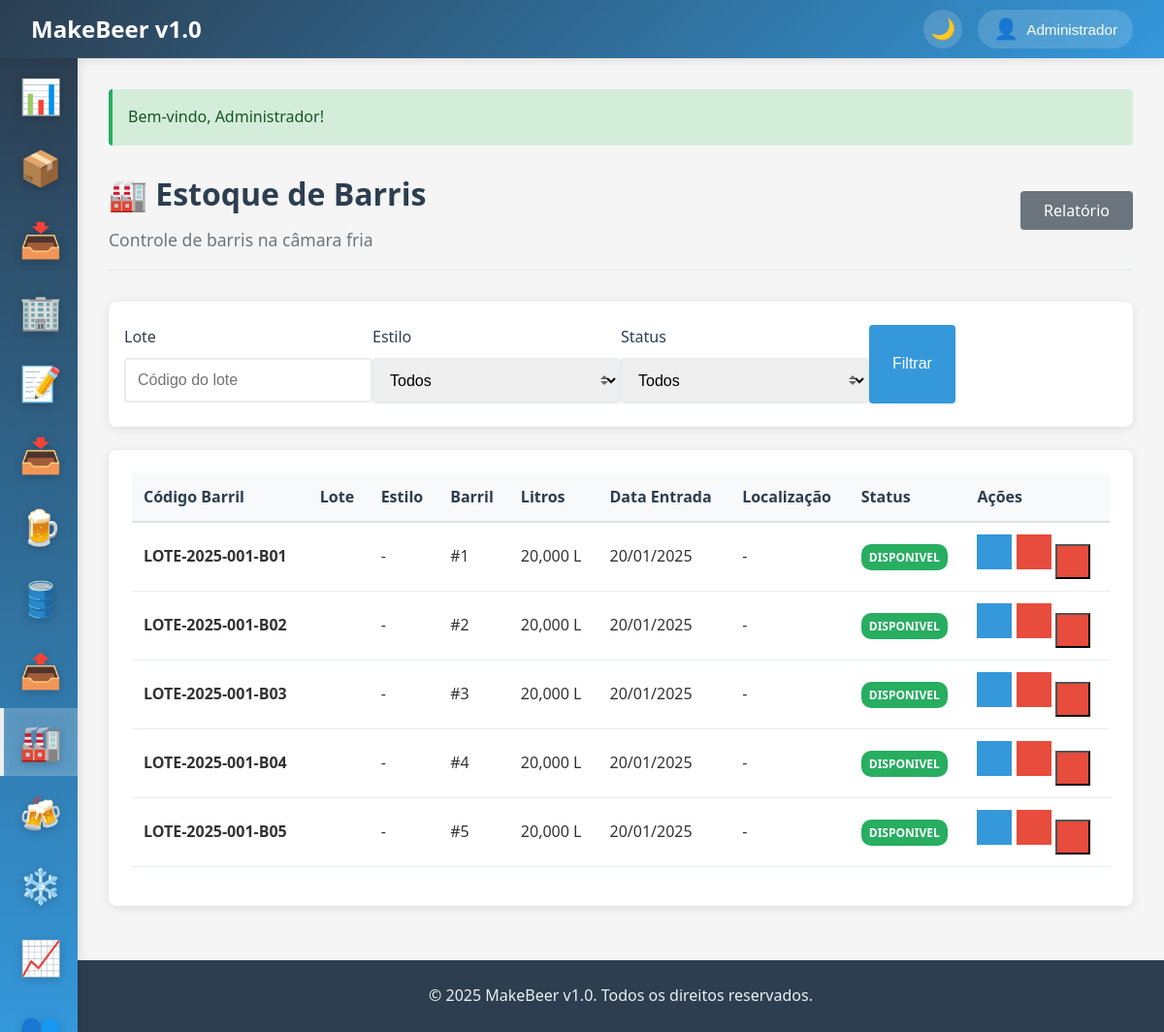
Screenshot of /estoque (signed in) with the database file from the repository.
### tables this page shows
CREATE TABLE IF NOT EXISTS estoque_barris (
    id INT AUTO_INCREMENT PRIMARY KEY,
    barril_fisico_id INT NULL COMMENT 'Referência opcional ao catálogo de barris físicos',
    envase_id INT NOT NULL,
    lote_codigo VARCHAR(50) NOT NULL,
    numero_barril INT NOT NULL,
    codigo_barril VARCHAR(50) NOT NULL,
    estilo VARCHAR(100),
    quantidade_litros DECIMAL(10,2) NOT NULL,
    data_entrada DATE NOT NULL,
    status ENUM('disponivel', 'reservado', 'em_processo', 'baixado') NOT NULL DEFAULT 'disponivel',
    localizacao VARCHAR(255),
    temperatura_armazenamento DECIMAL(5,2),
    observacoes TEXT,
    created_at TIMESTAMP DEFAULT CURRENT_TIMESTAMP,
    updated_at TIMESTAMP DEFAULT CURRENT_TIMESTAMP ON UPDATE CURRENT_TIMESTAMP,
    FOREIGN KEY (envase_id) REFERENCES envases(id) ON DELETE CASCADE,
    INDEX idx_barril_fisico (barril_fisico_id),
    INDEX idx_envase (envase_id),
    INDEX idx_lote (lote_codigo),
    INDEX idx_status (status),
    INDEX idx_codigo_barril (codigo_barril)
);

### app/controllers/BaseController.php (called while the page is built, shortened)
<?php
class BaseController {
    protected function view($view, $data = []) {
        extract($data);
        $viewPath = __DIR__ . '/../views/' . $view . '.php';
        require_once $viewPath;
    }
    protected function getGet($key, $default = '') {
        if (!isset($_GET[$key])) {
            return $default;
        }
        return trim($_GET[$key]);
    }
}
?>

### app/controllers/EstoqueController.php (called while the page is built, shortened)
<?php
require_once 'BaseController.php';
class EstoqueController extends BaseController {
    private $model;
    public function __construct() {
        $this->model = new EstoqueBarril();
    }
    public function index() {
        $filtros = [
            'lote_codigo' => $this->getGet('lote'),
            'estilo' => $this->getGet('estilo'),
            'status' => $this->getGet('status'),
            'localizacao' => $this->getGet('localizacao')
        ];
        $filtros = array_filter($filtros);
        $estoqueBarris = !empty($filtros)
            ? $this->model->buscar($filtros)
            : $this->model->getDisponiveis();
        $estilos = $this->model->getLitrosPorEstilo();
        $this->view('estoque/index', [
            'estoque' => $estoqueBarris,
            'filtros' => $filtros,
            'estilos' => $estilos
        ]);
    }
}
?>

### app/config/database.php (called while the page is built, shortened)
<?php
class Database {
    private static $instance = null;
    private $connection;
    private function __construct() {
        try {
            $dsn = "mysql:host=" . DB_HOST . ";dbname=" . DB_NAME . ";charset=" . DB_CHARSET;
            $options = [
                PDO::ATTR_ERRMODE => PDO::ERRMODE_EXCEPTION,
                PDO::ATTR_DEFAULT_FETCH_MODE => PDO::FETCH_ASSOC,
                PDO::ATTR_EMULATE_PREPARES => false,
            ];
            $this->connection = new PDO($dsn, DB_USER, DB_PASS, $options);
        } catch (PDOException $e) {
            die("Erro na conexão com o banco de dados: " . $e->getMessage());
        }
    }
    public static function getInstance() {
        if (self::$instance === null) {
            self::$instance = new self();
        }
        return self::$instance;
    }
    public function query($sql, $params = []) {
        try {
            $stmt = $this->connection->prepare($sql);
            $stmt->execute($params);
            return $stmt;
        } catch (PDOException $e) {
            error_log("Erro na query: " . $e->getMessage());
            throw $e;
        }
    }
    public function fetchAll($sql, $params = []) {
        $stmt = $this->query($sql, $params);
        return $stmt->fetchAll();
    }
}
?>

### app/models/EstoqueBarril.php (called while the page is built, shortened)
<?php
require_once 'BaseModel.php';
class EstoqueBarril extends BaseModel {
    protected $table = 'estoque_barris';
    public function getDisponiveis() {
        $sql = "SELECT * FROM {$this->table}
                WHERE status = 'disponivel'
                ORDER BY data_entrada ASC";
        return $this->db->fetchAll($sql);
    }
}
?>

### app/models/BaseModel.php (called while the page is built, shortened)
<?php
abstract class BaseModel {
    public function __construct() {
        $this->db = Database::getInstance();
    }
}
?>

### app/helpers/functions.php (called while the page is built, shortened)
<?php
function formatDate($date, $format = 'd/m/Y') {
    return date($format, strtotime($date));
}
function formatQuantity($quantity, $unit = 'un') {
    $quantity = floatval($quantity);
    switch ($unit) {
        case 'kg':
        case 'l':
        case 'L':
            return number_format($quantity, 3, ',', '.') . ' ' . $unit;
    }
}
?>

### app/views/estoque/index.php (the view, shortened to what this page needs)
<?php
require_once __DIR__ . '/../layouts/header.php';
?>
<div class="page-header">
    <div class="d-flex justify-content-between align-items-center">
        <div>
            <h1 class="page-title">🏭 Estoque de Barris</h1>
            <p class="page-subtitle">Controle de barris na câmara fria</p>
        </div>
        <div>
            <a href="/estoque/relatorio" class="btn btn-secondary">
                <?= icon('relatorios', '', 18) ?> Relatório
            </a>
        </div>
    </div>
</div>
<div class="card mb-3">
    <div class="card-body">
        <form method="GET" action="/estoque" class="row">
            <div class="col-3">
                <label class="form-label">Lote</label>
                <input type="text" name="lote" class="form-control" value="<?= htmlspecialchars($filtros['lote_codigo'] ?? '') ?>" placeholder="Código do lote">
            </div>
            <div class="col-3">
                <label class="form-label">Estilo</label>
                <select name="estilo" class="form-control form-select">
                    <option value="">Todos</option>
                </select>
            </div>
            <div class="col-3">
                <label class="form-label">Status</label>
                <select name="status" class="form-control form-select">
                    <option value="">Todos</option>
                </select>
            </div>
            <div class="col-3 d-flex align-items-end">
                <button type="submit" class="btn btn-primary w-100"><?= icon('filter', '', 18) ?> Filtrar</button>
            </div>
        </form>
    </div>
</div>
<div class="card">
    <div class="card-body">
        <?php if (empty($estoque)): ?>
            <p class="text-center">Nenhum barril em estoque.</p>
        <?php else: ?>
            <table class="table">
                <thead>
                    <tr>
                        <th>Código Barril</th>
                        <th>Lote</th>
                        <th>Estilo</th>
                        <th>Barril</th>
                        <th>Litros</th>
                        <th>Data Entrada</th>
                        <th>Localização</th>
                        <th>Status</th>
                        <th>Ações</th>
                    </tr>
                </thead>
                <tbody>
                    <?php foreach ($estoque as $item): ?>
                        <tr>
                            <td><strong><?= htmlspecialchars($item['codigo_barril']) ?></strong></td>
                            <td><?= htmlspecialchars($item['lote_codigo']) ?></td>
                            <td><?= htmlspecialchars($item['estilo'] ?? '-') ?></td>
                            <td>#<?= $item['numero_barril'] ?></td>
                            <td><?= formatQuantity($item['quantidade_litros'], 'L') ?></td>
                            <td><?= formatDate($item['data_entrada']) ?></td>
                            <td><?= htmlspecialchars($item['localizacao'] ?? '-') ?></td>
                            <td>
                                <span class="badge badge-<?= $item['status'] === 'disponivel' ? 'success' : 'warning' ?>">
                                    <?= ucfirst($item['status']) ?>
                                </span>
                            </td>
                            <td>
                                <?= iconButton('view', '/estoque/viewEstoque?id=' . $item['id'], 'primary', 'Visualizar') ?>
                                <?php if ($item['status'] === 'disponivel'): ?>
                                    <a href="/saidabarril/create?estoque_barril_id=<?= $item['id'] ?>" class="btn-icon btn-danger" data-tooltip="Dar Baixa">
                                    </a>
                                    <form method="POST" action="/estoque/delete" style="display: inline;" onsubmit="return confirm('Tem certeza que deseja excluir este barril? Esta ação não pode ser desfeita.')">
                                        <button type="submit" class="btn-icon btn-danger" data-tooltip="Excluir">
                                        </button>
                                    </form>
                                <?php endif; ?>
                            </td>
                        </tr>
                    <?php endforeach; ?>
                </tbody>
            </table>
        <?php endif; ?>
    </div>
</div>
<?php require_once __DIR__ . '/../layouts/footer.php'; ?>

### app/views/layouts/icons.php (shortened to what this page needs)
<?php
if (!function_exists('icon')) {
function icon($name, $class = '', $size = 20) {
    return $icons[$name] ?? '';
}
}
if (!function_exists('iconButton')) {
function iconButton($icon, $href, $color = 'primary', $tooltip = '', $size = 18) {
    $tooltipAttr = $tooltip ? 'data-tooltip="' . htmlspecialchars($tooltip) . '"' : '';
    return '<a href="' . htmlspecialchars($href) . '" class="btn-icon btn-' . $color . '" ' . $tooltipAttr . '>' . icon($icon, '', $size) . '</a>';
}
}
?>

### public/css/style.css (style rules this page uses)
* { margin: 0; padding: 0; box-sizing: border-box; }
body { font-family: 'Segoe UI', Tahoma, Geneva, Verdana, sans-serif; background-color: #f5f5f5; color: #333; line-height: 1.6; overflow-x: hidden; }
.page-header { margin-bottom: 2rem; padding-bottom: 1rem; border-bottom: 2px solid #e9ecef; }
.page-title { font-size: 2rem; color: #2c3e50; margin-bottom: 0.5rem; }
.page-subtitle { color: #6c757d; font-size: 1.1rem; }
.card { background: white; border-radius: 8px; box-shadow: 0 2px 10px rgba(0, 0, 0, 0.1); margin-bottom: 1.5rem; overflow: hidden; }
.card-body { padding: 1.5rem; }
.form-label { display: block; margin-bottom: 0.5rem; font-weight: 500; color: #2c3e50; }
.form-control { width: 100%; padding: 0.75rem; border: 2px solid #e9ecef; border-radius: 4px; font-size: 1rem; transition: border-color 0.3s ease; }
.form-select { background-repeat: no-repeat; background-position: right 0.7rem center; background-size: 8px 10px; padding-right: 2.5rem; }
.btn { display: inline-block; padding: 0.75rem 1.5rem; border: none; border-radius: 4px; font-size: 1rem; font-weight: 500; text-decoration: none; text-align: center; cursor: pointer; transition: all 0.3s ease; line-height: 1; }
.btn-primary { background: #3498db; color: white; }
.btn-secondary { background: #6c757d; color: white; }
.btn-danger { background: #e74c3c; color: white; }
.btn-icon { display: inline-flex; align-items: center; justify-content: center; padding: 0.5rem; min-width: 36px; min-height: 36px; }
.table { width: 100%; border-collapse: collapse; margin-bottom: 1rem; }
.table th, .table td { padding: 0.75rem; text-align: left; border-bottom: 1px solid #e9ecef; }
.table th { background: #f8f9fa; font-weight: 600; color: #2c3e50; border-bottom: 2px solid #dee2e6; }
.badge { display: inline-block; padding: 0.25rem 0.5rem; font-size: 0.75rem; font-weight: 600; border-radius: 10px; text-transform: uppercase; }
.badge-success { background: #27ae60; color: white; }
.mb-3 { margin-bottom: 1.5rem; }
.d-flex { display: flex; }
.justify-content-between { justify-content: space-between; }
.align-items-center { align-items: center; }
.row { display: flex; flex-wrap: wrap; margin: 0 -0.5rem; }
.col-3 { flex: 0 0 25%; max-width: 25%; }

### rows the page displays
estoque_barris: codigo_barril "LOTE-2025-001-B01", estilo "-", numero_barril "1", quantidade_litros "20,000 L", data_entrada "20/01/2025", localizacao "-", status "DISPONIVEL"
estoque_barris: codigo_barril "LOTE-2025-001-B02", estilo "-", numero_barril "2", quantidade_litros "20,000 L", data_entrada "20/01/2025", localizacao "-", status "DISPONIVEL"
estoque_barris: codigo_barril "LOTE-2025-001-B03", estilo "-", numero_barril "3", quantidade_litros "20,000 L", data_entrada "20/01/2025", localizacao "-", status "DISPONIVEL"
estoque_barris: codigo_barril "LOTE-2025-001-B04", estilo "-", numero_barril "4", quantidade_litros "20,000 L", data_entrada "20/01/2025", localizacao "-", status "DISPONIVEL"
estoque_barris: codigo_barril "LOTE-2025-001-B05", estilo "-", numero_barril "5", quantidade_litros "20,000 L", data_entrada "20/01/2025", localizacao "-", status "DISPONIVEL"

### other values shown
APP_NAME "MakeBeer v1.0"
$user['nome'] "Administrador"
$message "Bem-vindo, Administrador!"
